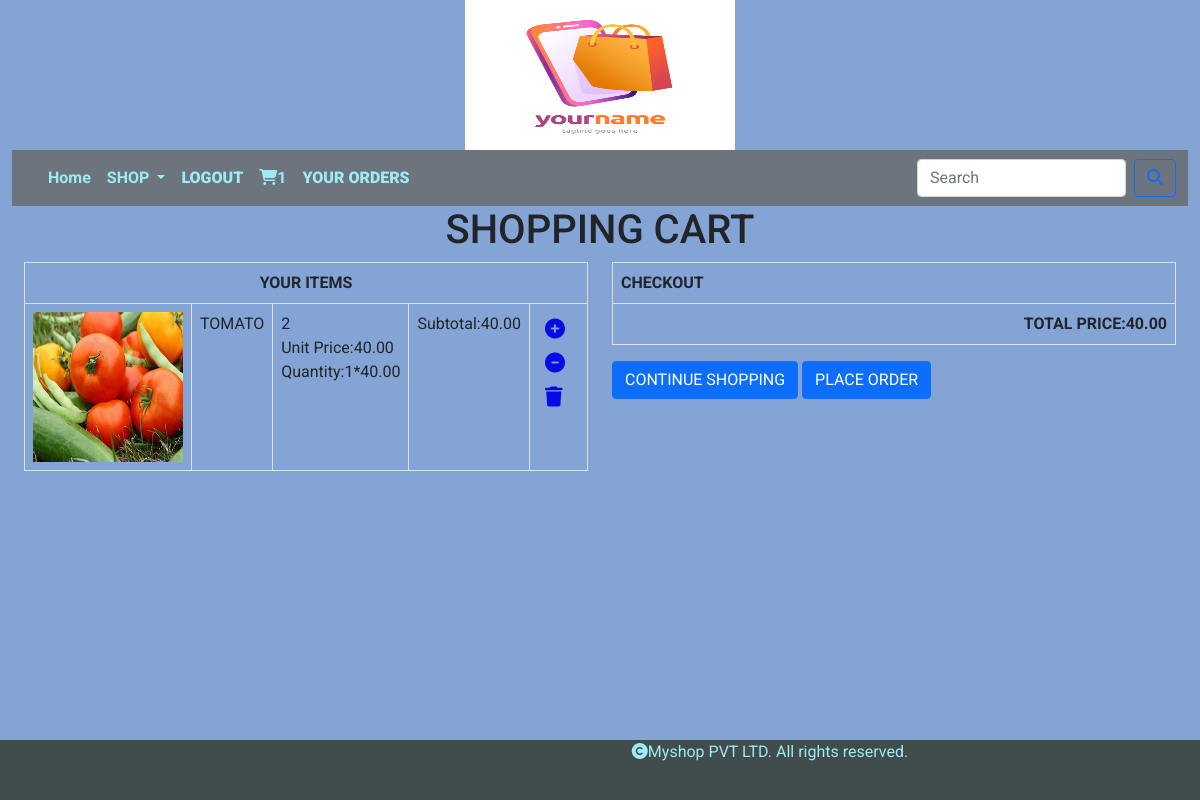
The app's page /cart/CART_VIEW (signed in) with its own data.
### CART/models.py (models this page shows, shortened)
class Cart(models.Model):
    user=models.ForeignKey(User,on_delete=models.CASCADE)
    products=models.ForeignKey(Product,on_delete=models.CASCADE)
    date_added=models.DateField(auto_now_add=True)
    quantity=models.IntegerField(default=1)
    active=models.BooleanField(default=True)
    def subtotal(self):
        return self.quantity*self.products.price

### SHOP/models.py (models this page shows, shortened)
class Product(models.Model):
    name=models.CharField(max_length=250,unique=True)
    slug=models.SlugField(max_length=250,unique=True)
    description=models.TextField(blank=True)
    price=models.DecimalField(max_digits=10,decimal_places=2)
    category=models.ForeignKey(Category,on_delete=models.CASCADE)
    image=models.ImageField(upload_to="IMAGES/Products",null=True,blank=True)
    stock=models.IntegerField()
    available=models.BooleanField(default=True)
    created=models.DateTimeField(auto_now_add=True)
    update=models.DateTimeField(auto_now=True)

### CART/views.py (the view)
# urls.py: path('CART_VIEW',views.cart_view,name="cart_view"),
@login_required
def cart_view(request):
    total=0
    try:
        user=request.user
        CART=Cart.objects.filter(user=user)
        for i in CART:
            total+=i.quantity*i.products.price
    except Cart.DoesNotExist:
        pass
    return render(request,'Cart.html',{'CART':CART,'total':total})

### CART/context_processors.py (called while the page is built)
def counter(request):
    item_count=0
    if request.user.is_authenticated:
        user=request.user
        try:
            CART=Cart.objects.filter(user=user)
            for i in CART:
                item_count+=i.quantity
        except Cart.DoesNotExist:
            item_count=0
    return {'item_count':item_count}

### SHOP/context_processors.py (called while the page is built)
def menu_links(request):
    links = Category.objects.all()
    return {'links': links}

### Templates/Cart.html
{% extends 'Base.html' %}
{% load static %}
{% block content %}
<div class="container-fluid" style="margin-bottom:100px;">
    {% if not CART %}
    <div>
        <h1 class="text-center">CART IS EMPTY</h1>
    </div>
    <div>
        <strong><a href="{% url 'SHOP:allProdCat' %}">CONTINUE SHOPPING</a> </strong>
    </div>
    {% else %}
   <div class="row mx-auto">
       <h1 style="width:100%;" class="text-center">SHOPPING CART</h1>
       <div class="col-sm-6">
           <table class="table table-bordered">
               <tr>
               <th colspan="5" class="text-center">
                   YOUR ITEMS
               </th></tr>
               {% for i in CART %}
               <tr>
                  <td><img src="{{i.products.image.url}}" style="height:150px;width:150px;"> </td>
                   <td>{{i.products.name}}</td>
                   <td>{{i.products.id}}<br>
                   Unit Price:{{i.products.price}}<br>
                   Quantity:{{i.quantity}}*{{i.products.price}}<br>
                   </td>
                   <td>Subtotal:{{i.subtotal}}</td>
                   {% if i.quantity < i.products.stock %}
                   <td><a href="{% url 'CART:add_cart' i.products.id %}"> <i class="fa fa-plus-circle custom_icon" aria-hidden="true"></i></a>
                  <a href="{% url 'CART:cart_remove' i.products.id %}"> <i class="fa fa-minus-circle custom_icon" aria-hidden="true"></i></a>
                   <a href="{% url 'CART:full_remove' i.products.id %}"><i class="fa fa-trash custom_icon" aria-hidden="true"></i></a></td>
               {% else %}
               <td><a href="{% url 'CART:cart_remove' i.products.id %}"> <i class="fa fa-minus-circle custom_icon" aria-hidden="true"></i></a>
                   <a href="{% url 'CART:full_remove' i.products.id %}"><i class="fa fa-trash custom_icon" aria-hidden="true"></i></a></td>
                   {% endif %}
               </tr>
               {% endfor %}
           </table>
       </div>
{% endif %}
       <div class="col-sm-6">
           <table class="table table-bordered">
               <th colspan="5">CHECKOUT</th>
               <tr>
                   <th style="text-align:right;">TOTAL PRICE:{{total}}</th>
               </tr>
           </table>
         <a <button class="btn btn-primary" href="{% url 'SHOP:allProdCat' %}">CONTINUE SHOPPING</button></a>
         <a  <button class="btn btn-primary" href="{% url 'CART:orderform' %}">PLACE ORDER</button></a>
       </div>
   </div>
</div>
{% endblock %}

### static/CSS/custom.css (style rules this page uses)
body { font-family: 'Roboto', sans-serif; background-color:#85a4d6; }
.custom_icon { margin:7px; font-size:20px; color:#070ae3; }

### records on screen
Cart: products.image (picture), products.name "TOMATO", products.id "2", products.price "40.00", quantity "1", subtotal "40.00"

### other values on screen
{{ item_count }} "1"
{{ total }} "40.00"
